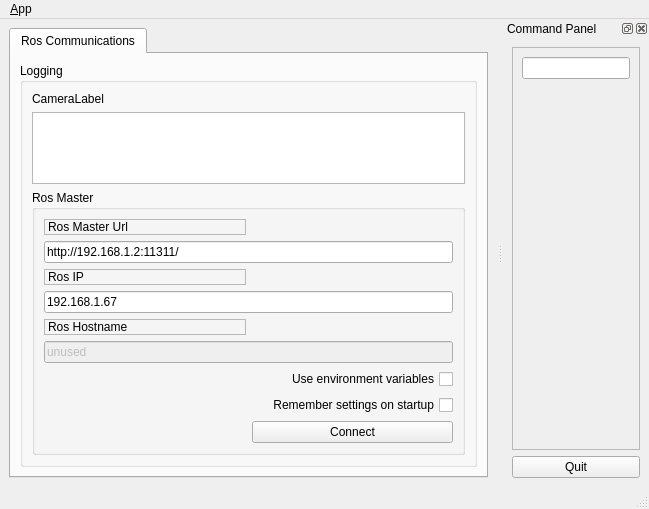
<?xml version="1.0" encoding="UTF-8"?>
<ui version="4.0">
 <class>MainWindowDesign</class>
 <widget class="QMainWindow" name="MainWindowDesign">
  <property name="geometry">
   <rect>
    <x>0</x>
    <y>0</y>
    <width>649</width>
    <height>479</height>
   </rect>
  </property>
  <property name="windowTitle">
   <string>QRosApp</string>
  </property>
  <property name="windowIcon">
   <iconset resource="../../../test3/resources/images.qrc">
    <normaloff>:/images/icon.png</normaloff>:/images/icon.png</iconset>
  </property>
  <property name="locale">
   <locale language="English" country="Australia"/>
  </property>
  <widget class="QWidget" name="centralwidget">
   <layout class="QHBoxLayout">
    <item>
     <widget class="QTabWidget" name="tab_manager">
      <property name="minimumSize">
       <size>
        <width>100</width>
        <height>0</height>
       </size>
      </property>
      <property name="locale">
       <locale language="English" country="Australia"/>
      </property>
      <property name="currentIndex">
       <number>0</number>
      </property>
      <widget class="QWidget" name="tab_status">
       <attribute name="title">
        <string>Ros Communications</string>
       </attribute>
       <layout class="QVBoxLayout" name="verticalLayout_2">
        <item>
         <widget class="QGroupBox" name="groupBox_12">
          <property name="sizePolicy">
           <sizepolicy hsizetype="MinimumExpanding" vsizetype="Preferred">
            <horstretch>0</horstretch>
            <verstretch>0</verstretch>
           </sizepolicy>
          </property>
          <property name="title">
           <string>Logging</string>
          </property>
          <layout class="QGridLayout" name="gridLayout_3">
           <item row="1" column="0">
            <widget class="QListView" name="view_logging">
             <property name="enabled">
              <bool>true</bool>
             </property>
            </widget>
           </item>
           <item row="0" column="0">
            <widget class="QLabel" name="label_camera">
             <property name="text">
              <string>CameraLabel</string>
             </property>
            </widget>
           </item>
           <item row="2" column="0">
            <widget class="QGroupBox" name="groupBox">
             <property name="title">
              <string>Ros Master</string>
             </property>
             <layout class="QGridLayout" name="gridLayout">
              <item row="8" column="0">
               <spacer name="horizontalSpacer">
                <property name="orientation">
                 <enum>Qt::Horizontal</enum>
                </property>
                <property name="sizeHint" stdset="0">
                 <size>
                  <width>170</width>
                  <height>21</height>
                 </size>
                </property>
               </spacer>
              </item>
              <item row="5" column="0" colspan="2">
               <widget class="QLineEdit" name="line_edit_topic">
                <property name="enabled">
                 <bool>false</bool>
                </property>
                <property name="text">
                 <string>unused</string>
                </property>
               </widget>
              </item>
              <item row="6" column="0" colspan="2">
               <widget class="QCheckBox" name="checkbox_use_environment">
                <property name="layoutDirection">
                 <enum>Qt::RightToLeft</enum>
                </property>
                <property name="text">
                 <string>Use environment variables</string>
                </property>
               </widget>
              </item>
              <item row="7" column="0" colspan="2">
               <widget class="QCheckBox" name="checkbox_remember_settings">
                <property name="layoutDirection">
                 <enum>Qt::RightToLeft</enum>
                </property>
                <property name="text">
                 <string>Remember settings on startup</string>
                </property>
               </widget>
              </item>
              <item row="0" column="0">
               <widget class="QLabel" name="label">
                <property name="frameShape">
                 <enum>QFrame::StyledPanel</enum>
                </property>
                <property name="frameShadow">
                 <enum>QFrame::Raised</enum>
                </property>
                <property name="text">
                 <string>Ros Master Url</string>
                </property>
               </widget>
              </item>
              <item row="1" column="0" colspan="2">
               <widget class="QLineEdit" name="line_edit_master">
                <property name="text">
                 <string>http://192.168.1.2:11311/</string>
                </property>
               </widget>
              </item>
              <item row="2" column="0">
               <widget class="QLabel" name="label_2">
                <property name="frameShape">
                 <enum>QFrame::StyledPanel</enum>
                </property>
                <property name="frameShadow">
                 <enum>QFrame::Raised</enum>
                </property>
                <property name="text">
                 <string>Ros IP</string>
                </property>
               </widget>
              </item>
              <item row="3" column="0" colspan="2">
               <widget class="QLineEdit" name="line_edit_host">
                <property name="text">
                 <string>192.168.1.67</string>
                </property>
               </widget>
              </item>
              <item row="4" column="0">
               <widget class="QLabel" name="label_3">
                <property name="frameShape">
                 <enum>QFrame::StyledPanel</enum>
                </property>
                <property name="frameShadow">
                 <enum>QFrame::Raised</enum>
                </property>
                <property name="text">
                 <string>Ros Hostname</string>
                </property>
               </widget>
              </item>
              <item row="8" column="1">
               <widget class="QPushButton" name="button_connect">
                <property name="enabled">
                 <bool>true</bool>
                </property>
                <property name="sizePolicy">
                 <sizepolicy hsizetype="MinimumExpanding" vsizetype="Fixed">
                  <horstretch>0</horstretch>
                  <verstretch>0</verstretch>
                 </sizepolicy>
                </property>
                <property name="toolTip">
                 <string>Set the target to the current joint trajectory state.</string>
                </property>
                <property name="statusTip">
                 <string>Clear all waypoints and set the target to the current joint trajectory state.</string>
                </property>
                <property name="text">
                 <string>Connect</string>
                </property>
               </widget>
              </item>
             </layout>
            </widget>
           </item>
          </layout>
         </widget>
        </item>
       </layout>
      </widget>
     </widget>
    </item>
   </layout>
  </widget>
  <widget class="QMenuBar" name="menubar">
   <property name="geometry">
    <rect>
     <x>0</x>
     <y>0</y>
     <width>649</width>
     <height>23</height>
    </rect>
   </property>
   <widget class="QMenu" name="menu_File">
    <property name="title">
     <string>&amp;App</string>
    </property>
    <addaction name="action_Preferences"/>
    <addaction name="separator"/>
    <addaction name="actionAbout"/>
    <addaction name="actionAbout_Qt"/>
    <addaction name="separator"/>
    <addaction name="action_Quit"/>
   </widget>
   <addaction name="menu_File"/>
  </widget>
  <widget class="QStatusBar" name="statusbar"/>
  <widget class="QDockWidget" name="dock_status">
   <property name="sizePolicy">
    <sizepolicy hsizetype="Minimum" vsizetype="Preferred">
     <horstretch>0</horstretch>
     <verstretch>0</verstretch>
    </sizepolicy>
   </property>
   <property name="accessibleName">
    <string notr="true"/>
   </property>
   <property name="locale">
    <locale language="Chinese" country="China"/>
   </property>
   <property name="floating">
    <bool>true</bool>
   </property>
   <property name="allowedAreas">
    <set>Qt::LeftDockWidgetArea</set>
   </property>
   <property name="windowTitle">
    <string>Command Panel</string>
   </property>
   <attribute name="dockWidgetArea">
    <number>2</number>
   </attribute>
   <widget class="QWidget" name="dockWidgetContents_2">
    <layout class="QVBoxLayout" name="verticalLayout">
     <item>
      <widget class="QFrame" name="frame">
       <property name="sizePolicy">
        <sizepolicy hsizetype="Minimum" vsizetype="Preferred">
         <horstretch>0</horstretch>
         <verstretch>0</verstretch>
        </sizepolicy>
       </property>
       <property name="frameShape">
        <enum>QFrame::StyledPanel</enum>
       </property>
       <property name="frameShadow">
        <enum>QFrame::Raised</enum>
       </property>
       <layout class="QVBoxLayout" name="verticalLayout_3">
        <item>
         <widget class="QLineEdit" name="lineEdit_listener"/>
        </item>
        <item>
         <spacer name="verticalSpacer_3">
          <property name="orientation">
           <enum>Qt::Vertical</enum>
          </property>
          <property name="sizeHint" stdset="0">
           <size>
            <width>20</width>
            <height>233</height>
           </size>
          </property>
         </spacer>
        </item>
       </layout>
      </widget>
     </item>
     <item>
      <widget class="QPushButton" name="quit_button">
       <property name="sizePolicy">
        <sizepolicy hsizetype="MinimumExpanding" vsizetype="Fixed">
         <horstretch>0</horstretch>
         <verstretch>0</verstretch>
        </sizepolicy>
       </property>
       <property name="text">
        <string>Quit</string>
       </property>
      </widget>
     </item>
    </layout>
   </widget>
  </widget>
  <action name="action_Quit">
   <property name="text">
    <string>&amp;Quit</string>
   </property>
   <property name="shortcut">
    <string>Ctrl+Q</string>
   </property>
   <property name="shortcutContext">
    <enum>Qt::ApplicationShortcut</enum>
   </property>
  </action>
  <action name="action_Preferences">
   <property name="text">
    <string>&amp;Preferences</string>
   </property>
  </action>
  <action name="actionAbout">
   <property name="text">
    <string>&amp;About</string>
   </property>
  </action>
  <action name="actionAbout_Qt">
   <property name="text">
    <string>About &amp;Qt</string>
   </property>
  </action>
 </widget>
 <resources>
  <include location="../../../test3/resources/images.qrc"/>
 </resources>
 <connections>
  <connection>
   <sender>action_Quit</sender>
   <signal>triggered()</signal>
   <receiver>MainWindowDesign</receiver>
   <slot>close()</slot>
   <hints>
    <hint type="sourcelabel">
     <x>-1</x>
     <y>-1</y>
    </hint>
    <hint type="destinationlabel">
     <x>399</x>
     <y>299</y>
    </hint>
   </hints>
  </connection>
  <connection>
   <sender>quit_button</sender>
   <signal>clicked()</signal>
   <receiver>MainWindowDesign</receiver>
   <slot>close()</slot>
   <hints>
    <hint type="sourcelabel">
     <x>859</x>
     <y>552</y>
    </hint>
    <hint type="destinationlabel">
     <x>469</x>
     <y>299</y>
    </hint>
   </hints>
  </connection>
 </connections>
</ui>
